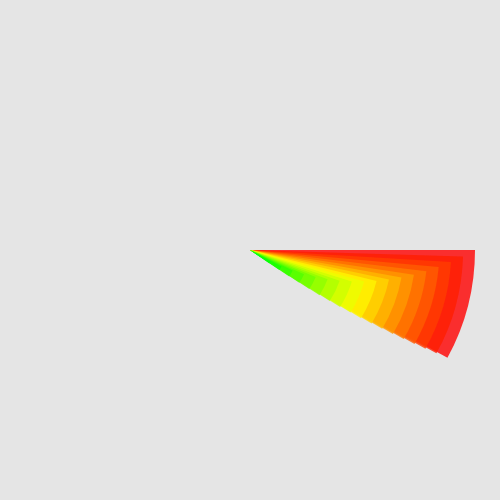
Frame 1 (no input)
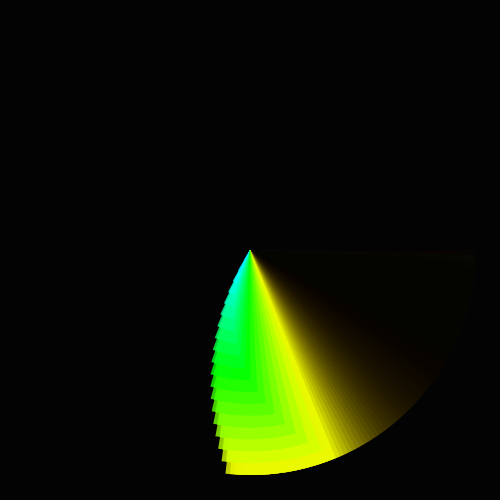
Frame 60 (no input)
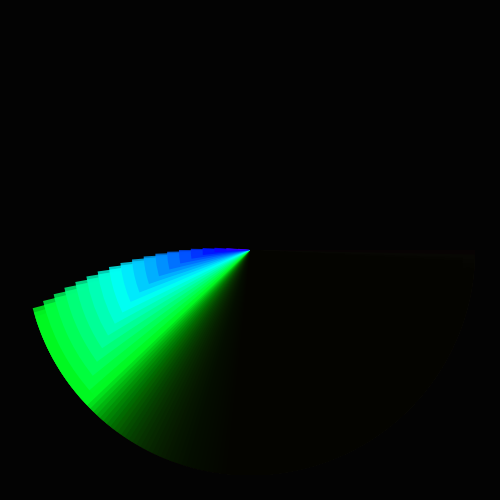
Frame 120 (the mouse pressed at the canvas centre since frame 60)

The p5.js sketch that drew these frames (run headless with seeded random() and noise() and a simulated clock; from frame 60 on, the mouse is pressed at the canvas centre):

// p5.js sketch
// ── sketch.js
let angle = 0;
let hueOffset = 0;

function setup() {
  createCanvas(500, 500);
  colorMode(HSB, 100);
  noStroke();
}

function draw() {
  background(0, 0, 0, 10);

  let numArcs = 20;
  let maxRadius = min(width, height) * 0.45;
  let gap = map(sin(angle), -1, 1, 0.01, 0.05);
  
  for (let i = 0; i < numArcs; i++) {
    let radius = map(i, 0, numArcs - 1, maxRadius, 0);
    let arcSize = map(i, 0, numArcs - 1, 0.5, 0.05);
    let h = (hueOffset + i * 2) % 100;
    
    fill(h, 100, 100, 80);
    arc(
      width / 2,
      height / 2,
      radius * 2,
      radius * 2,
      angle + i * gap,
      angle + i * gap + arcSize
    );
  }

  angle += 0.02;
  hueOffset = (hueOffset + 0.3) % 100;
}
